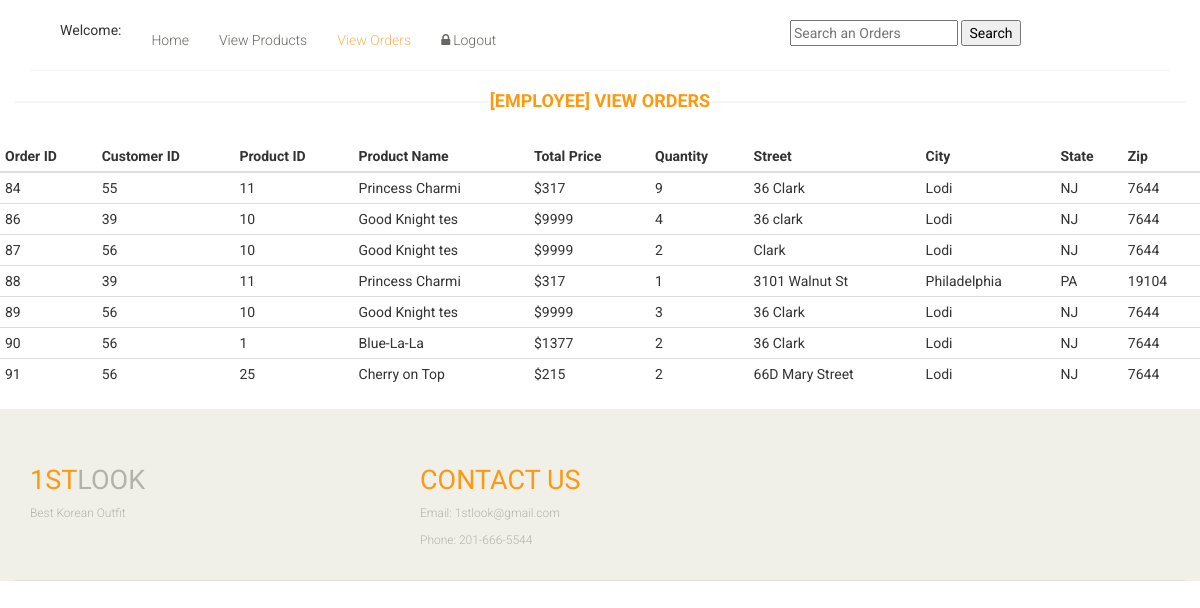
Screenshot of /employee_orders.php with the database file from the repository.
### tables this page shows
CREATE TABLE `orders` (
  `Oid` int(15) NOT NULL,
  `Cid` int(15) NOT NULL,
  `Pid` int(15) NOT NULL,
  `Pname` varchar(15) NOT NULL,
  `quantity` int(15) NOT NULL,
  `price` int(30) NOT NULL,
  `adress` varchar(30) NOT NULL,
  `city` text NOT NULL,
  `state` text NOT NULL,
  `zip` int(15) NOT NULL
);

### employee_orders.php (the view, shortened to what this page needs)
<?php
	$link = connect();
	$sql = "SELECT * FROM orders";
	$result= mysqli_query($link,$sql);
			if(mysqli_num_rows($result) > 0){
?>
<!DOCTYPE html>
<html lang="en">
<head>
    <link href="css/bootstrap.min.css" rel="stylesheet">
    <link href="css/font-awesome.min.css" rel="stylesheet">
    <link href="css/prettyPhoto.css" rel="stylesheet">
    <link href="css/price-range.css" rel="stylesheet">
    <link href="css/animate.css" rel="stylesheet">
	<link href="css/main.css" rel="stylesheet">
	<link href="css/responsive.css" rel="stylesheet">
</head>
    <body>
        <header id="header">
		<div class="header-middle">
			<div class="container">
				<div class="row" >
					<div class="col-sm-8">
						<div class="shop-menu pull-left">
							<ul class="nav navbar-nav">
							    <li><?php echo "Welcome: ", $_SESSION['firstname'] ?></li>
								<li><a href="employee.php">Home</a></li>
                                <li><a href="employee_products.php">View Products</a></li>
								<li><a href="employee_orders.php"  class="active" >View Orders</a></li>
								<li><a href="logout.php"><i class="fa fa-lock"></i>Logout</a>
								</li>
							</ul>
						</div>
					</div>
				 <div>
                     <form method="get" action="employee_results_orders.php" enctype="multipart/form-data">
                    <input type="text" name="user_query" placeholder="Search an Orders"/ >
                    <input type="submit" name="search" value="Search" />
                </form>
				</div>
				</div>
			</div>
		</div>
	</header>
        <h2 class="title text-center"><br>[Employee] View Orders</h2>
        <table class="table table-condensed">
					<thead>
						<tr class="cart_menu">
						<th>Order ID</th>
                        <th>Customer ID</th>
                        <th>Product ID</th>
                        <th>Product Name</th>
                        <th>Total Price</th>
                        <th>Quantity</th>
                        <th>Street</th>
                        <th>City</th>
                        <th>State</th>
                        <th>Zip</th>
						</tr>
					</thead>
<?php
			  while($row=mysqli_fetch_assoc($result)){
			   $Oid = $row['Oid'];
			   $Cid = $row['Cid'];
			   $Pid = $row['Pid'];
			   $Pname = $row['Pname'];
			   $price = $row['price'];
			   $quantity = $row['quantity'];
			   $adress = $row['adress'];
			   $city = $row['city'];
			   $state = $row['state'];
			   $zip = $row['zip'];
?>
              <tr>
                <td><?php echo $Oid?></td>
                <td><?php echo $Cid?></td>
                <td><?php echo $Pid?></td>
                <td><?php echo $Pname?></td>
                <td>$<?php echo $price?></td>
                <td><?php echo $quantity?></td>
                <td><?php echo $adress?></td>
                <td><?php echo $city?></td>
                <td><?php echo $state?></td>
                <td><?php echo $zip?></td>
              </tr>
           <?php
			  }
           ?>
        </table>
    <footer id="footer">
		<div class="footer-top">
			<div class="container">
				<div class="row">
					<div class="col-sm-2">
						<div class="companyinfo">
							<h2><span>1ST</span>LOOK</h2>
							<p>Best Korean Outfit</p>
						</div>
					</div>
					<div class="col-sm-2">
					</div>
						<div class="col-sm-2">
						<div class="companyinfo">
							<h2><span>Contact Us</span></h2>
							<p>Email: 1stlook@gmail.com</p>
							<p>Phone: 201-666-5544</p>
						</div>
					</div>
						<div class="col-sm-2">
					</div>
					<div class="col-sm-3">
						<div class="address">
						</div>
					</div>
				</div>
			</div>
		</div>
	</footer>
    </body>
</html>
<?php
		} else{
				echo "Can't find another products. Try later.";
				}
?>

### css/main.css (style rules this page uses)
body { font-family: 'Roboto', sans-serif; background:; position: relative; font-weight:400px; }
ul li { list-style: none; }
a { -webkit-transition: 300ms; -moz-transition: 300ms; -o-transition: 300ms; transition: 300ms; }
h1, h2, h3, h4, h5, h6 { font-family: 'Roboto', sans-serif; }
.header-middle .container .row { border-bottom: 1px solid #f5f5f5; margin-left: 0; margin-right: 0; padding-bottom: 20px; padding-top: 20px; }
.header-middle .container .row .col-sm-8 { padding-right:0; }
.shop-menu ul li { display:inline-block; padding-left: 15px; padding-right: 15px; }
.shop-menu ul li:last-child { padding-right: 0; }
.shop-menu ul li a { color: #696763; font-family: 'Roboto', sans-serif; font-size: 14px; font-weight: 300; padding:0; padding-right: 0; margin-top: 10px; }
.shop-menu ul li a i { margin-right:3px; }
.mainmenu ul li a:hover, .mainmenu ul li a.active, .shop-menu ul li a.active { background:none; color:#fdb45e; }
#footer { background: #F0F0E9; }
.footer-top .container { border-bottom: 1px solid #E0E0DA; padding-bottom: 20px; }
.companyinfo { margin-top: 57px; }
.companyinfo h2 { color: #B4B1AB; font-family: abel; font-size: 27px; text-transform: uppercase; }
.companyinfo h2 span { color:#FE980F; }
.companyinfo p { color: #B3B3AD; font-family: 'Roboto', sans-serif; font-size: 12px; font-weight: 300; }
.footer-top .col-sm-3 { overflow: hidden; }
.address { margin-top: 30px; position: relative; overflow: hidden; }
.left-sidebar h2:after, h2.title:after { content: " "; position: absolute; border: 1px solid #f5f5f5; bottom:8px; left: 0; width: 100%; height: 0; z-index: -2; }
h2.title:before { content: " "; position: absolute; background: #fff; bottom: -6px; width: 220px; height: 30px; z-index: -1; left: 50%; margin-left: -110px; }
h2.title { color: #FE980F; font-family: 'Roboto', sans-serif; font-size: 18px; font-weight: 700; margin: 0 15px; text-transform: uppercase; margin-bottom: 30px; position: relative; }

### rows the page displays
orders: Oid "84", Cid "55", Pid "11", Pname "Princess Charmi", price "317", quantity "9", adress "36 Clark", city "Lodi", state "NJ", zip "7644"
orders: Oid "86", Cid "39", Pid "10", Pname "Good Knight tes", price "9999", quantity "4", adress "36 clark", city "Lodi", state "NJ", zip "7644"
orders: Oid "87", Cid "56", Pid "10", Pname "Good Knight tes", price "9999", quantity "2", adress "Clark", city "Lodi", state "NJ", zip "7644"
orders: Oid "88", Cid "39", Pid "11", Pname "Princess Charmi", price "317", quantity "1", adress "3101 Walnut St", city "Philadelphia", state "PA", zip "19104"
orders: Oid "89", Cid "56", Pid "10", Pname "Good Knight tes", price "9999", quantity "3", adress "36 Clark", city "Lodi", state "NJ", zip "7644"
orders: Oid "90", Cid "56", Pid "1", Pname "Blue-La-La", price "1377", quantity "2", adress "36 Clark", city "Lodi", state "NJ", zip "7644"
orders: Oid "91", Cid "56", Pid "25", Pname "Cherry on Top", price "215", quantity "2", adress "66D Mary Street", city "Lodi", state "NJ", zip "7644"
